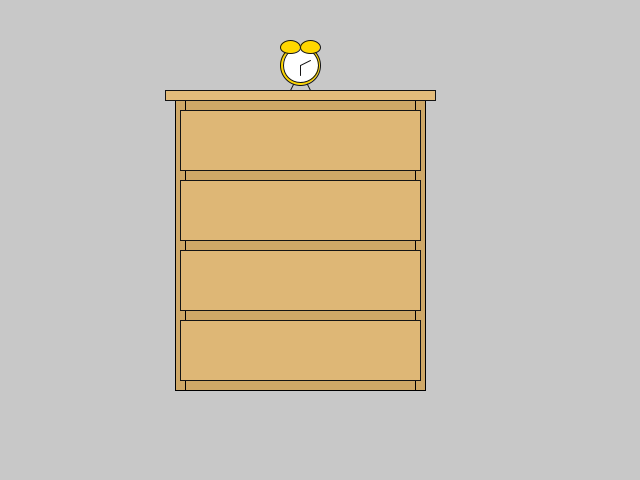
Frame 1 (no input)
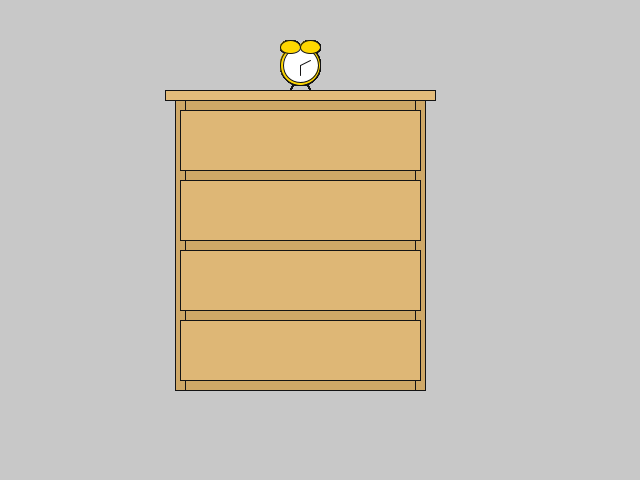
Frame 60 (the mouse pressed at the canvas centre just before this capture)
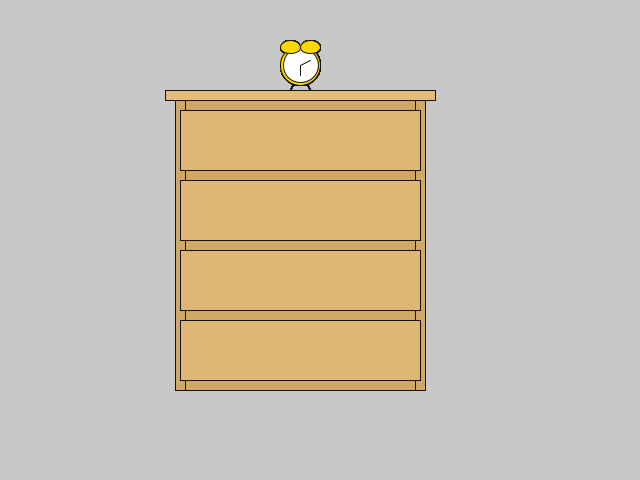
Frame 120 (the mouse held since frame 60 and released just before this capture)

The Processing sketch that drew these frames (run headless with seeded random() and noise(); from frame 60 on, the mouse is pressed at the canvas centre):

// Processing sketch: processing_88501
// ── processing_88501.pde

void setup () {
  size(640, 480);
  background(200);
}

void draw () {
  //dark wood grain
  fill(207, 168, 103);
  //dark background
  rect(175, 100, 250, 290);
  
  //vertical join lines
  line(185, 100, 185, 390);
  line(415, 100, 415, 390);
  stroke(20);
  
  //lighter wood grain
  fill(227, 188, 123);
  //top of dresser
  rect(165, 90, 270, 10);
  
   //light wood grain
  fill(222, 183, 118);
  //dresser drawers
  rect(180, 110, 240, 60);
  rect(180, 180, 240, 60);
  rect(180, 250, 240, 60);
  rect(180, 320, 240, 60);
  
  line(300, 70, 290, 90);
  line(300, 70, 310, 90);
  fill(255,215,0);
  ellipse(300,65, 40, 40);
  fill(255,255,255);
  ellipse(300.5, 65, 35, 35);
  
  
  line(300, 65, 300, 75);
  line(300, 65, 310, 60);
  
  //clock bells
  fill(255,215,0);
  ellipse(290, 47, 20, 13);
  ellipse(310, 47, 20, 13);
  
}
